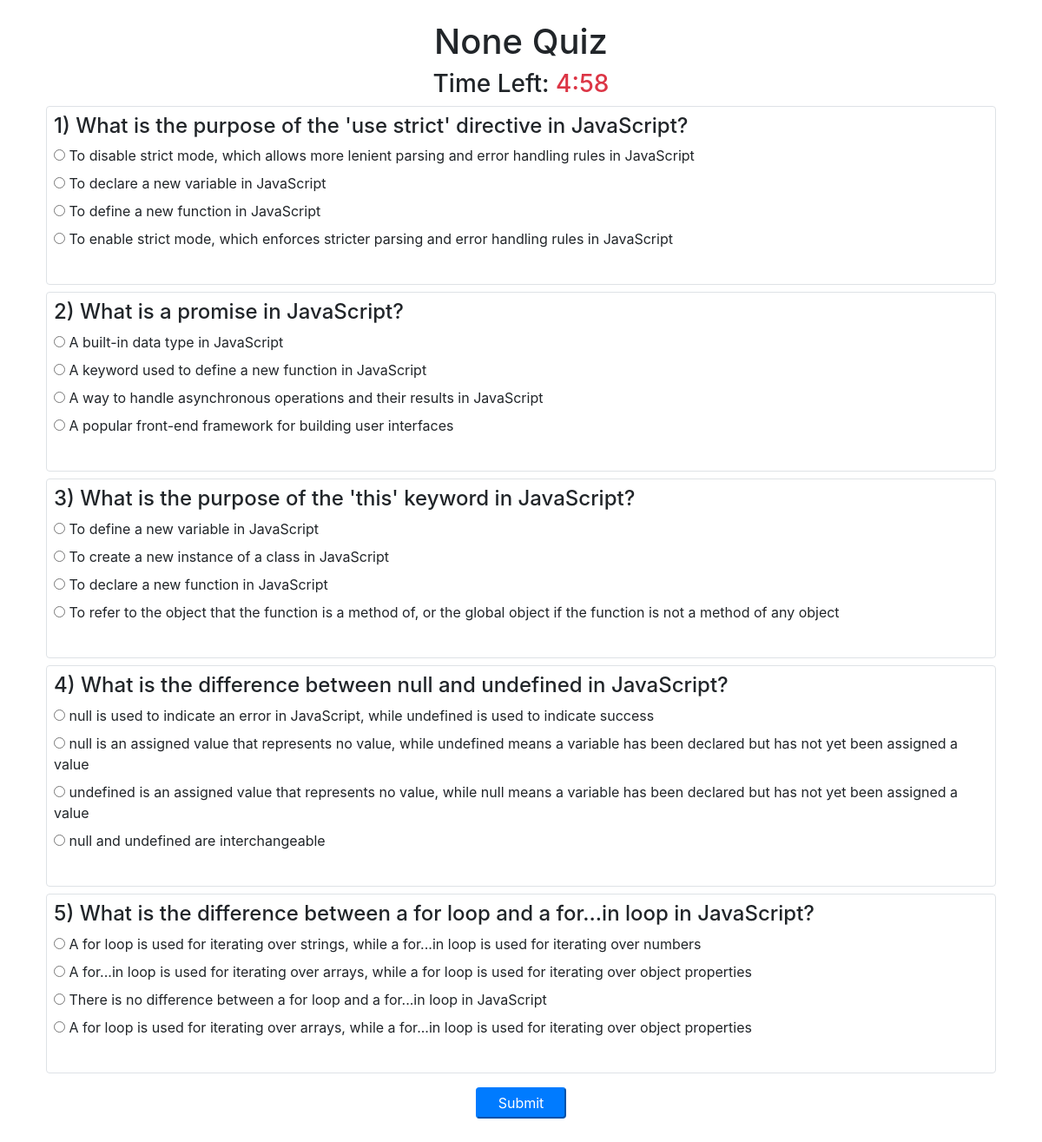
The page /quiz/29/ (signed in) on the database its author committed.
### quiz/models.py (models this page shows, shortened)
class Question(models.Model):
    question_text = models.CharField(max_length=200)
    quiz_category = models.ForeignKey(QuizCategory, on_delete=models.CASCADE)
    option1 = models.CharField(max_length=200)
    option2 = models.CharField(max_length=200)
    option3 = models.CharField(max_length=200)
    option4 = models.CharField(max_length=200)
    correct_answer = models.CharField(max_length=200)

### quiz/views.py (the view, shortened to what this page needs)
# urls.py: path('<int:category_id>/', start_quiz, name='start_quiz'),
@login_required
def start_quiz(request, category_id):
    quiz_topic = QuizCategory.objects.filter(id=category_id).values_list('category_name',flat=True).first()  # to display quiz topic
    global selected_questions
    if request.method == 'POST':
        score = 0
        total_questions = 0
        for question in selected_questions:
            selected_option = request.POST.get(str(question.id))
            if selected_option == question.correct_answer:
                score += 1
            total_questions += 1
        percentage_score = (score / total_questions) * 100
        quiz_result = QuizResult.objects.create(
            user=request.user,
            quiz_category_id=category_id,
            score=percentage_score
        )
        quiz_result.save()
        context = {
            'quiz_result': quiz_result,
            'category_id':category_id
        }
        return render(request, 'quiz/result.html', context)
    else:
        context = {
            'questions': selected_questions,
            'category_id': category_id,
            'quiz_topic':quiz_topic
        }
        return render(request, 'quiz/question.html', context)

### templates/quiz/question.html (shortened to what this page needs)
<!DOCTYPE html>
<html>
<head>
   <link rel="stylesheet" href="https://cdn.jsdelivr.net/npm/bootstrap@4.3.1/dist/css/bootstrap.min.css">
</head>
<body>
<div class="container mt-4">
{% block content %}
    <div class="text-center">
        <h1>{{ quiz_topic }} Quiz</h1>
        <h3 >Time Left: <span id="timer" class="text-danger">5:00</span></h3>
    </div>
    <div class="mb-4">
        <form method="POST" action="{% url 'quiz:start_quiz' category_id %}">
            {% for question in questions %}
             <div class="border m-2 p-2 rounded">
  <h4>{{ forloop.counter }}) {{ question.question_text }}</h4>
  <label for="{{ question.id }}_option1">
    <input type="radio" id="{{ question.id }}_option1" name="{{ question.id }}" value="{{ question.option1 }}"> {{ question.option1 }}
  </label><br>
  <label for="{{ question.id }}_option2">
    <input type="radio" id="{{ question.id }}_option2" name="{{ question.id }}" value="{{ question.option2 }}"> {{ question.option2 }}
  </label><br>
  <label for="{{ question.id }}_option3">
    <input type="radio" id="{{ question.id }}_option3" name="{{ question.id }}" value="{{ question.option3 }}"> {{ question.option3 }}
  </label><br>
  <label for="{{ question.id }}_option4">
    <input type="radio" id="{{ question.id }}_option4" name="{{ question.id }}" value="{{ question.option4 }}"> {{ question.option4 }}
  </label><br><br>
</div>
            {% endfor %}
            <div class="text-center">
                <input class="btn-primary rounded px-4 py-1 my-2" type="submit" value="Submit">
            </div>
        </form>
    </div>
{% endblock %}
</div>
</body>
</html>

### rows shown on the page
Question: question_text "What is the purpose of the 'use strict' directive in JavaScript?", option1 "To disable strict mode, which allows more lenient parsing and error handling rules in JavaScript", option2 "To declare a new variable in JavaScript", option3 "To define a new function in JavaScript", option4 "To enable strict mode, which enforces stricter parsing and error handling rules in JavaScript"
Question: question_text "What is a promise in JavaScript?", option1 "A built-in data type in JavaScript", option2 "A keyword used to define a new function in JavaScript", option3 "A way to handle asynchronous operations and their results in JavaScript", option4 "A popular front-end framework for building user interfaces"
Question: question_text "What is the purpose of the 'this' keyword in JavaScript?", option1 "To define a new variable in JavaScript", option2 "To create a new instance of a class in JavaScript", option3 "To declare a new function in JavaScript", option4 "To refer to the object that the function is a method of, or the global object if the function is not a method of any object"
Question: question_text "What is the difference between null and undefined in JavaScript?", option1 "null is used to indicate an error in JavaScript, while undefined is used to indicate success", option2 "null is an assigned value that represents no value, while undefined means a variable has been declared but has not yet been assigned a value", option3 "undefined is an assigned value that represents no value, while null means a variable has been declared but has not yet been assigned a value", option4 "null and undefined are interchangeable"
Question: question_text "What is the difference between a for loop and a for...in loop in JavaScript?", option1 "A for loop is used for iterating over strings, while a for...in loop is used for iterating over numbers", option2 "A for...in loop is used for iterating over arrays, while a for loop is used for iterating over object properties", option3 "There is no difference between a for loop and a for...in loop in JavaScript", option4 "A for loop is used for iterating over arrays, while a for...in loop is used for iterating over object properties"

### other values the page prints
{{ quiz_topic }} "None"
